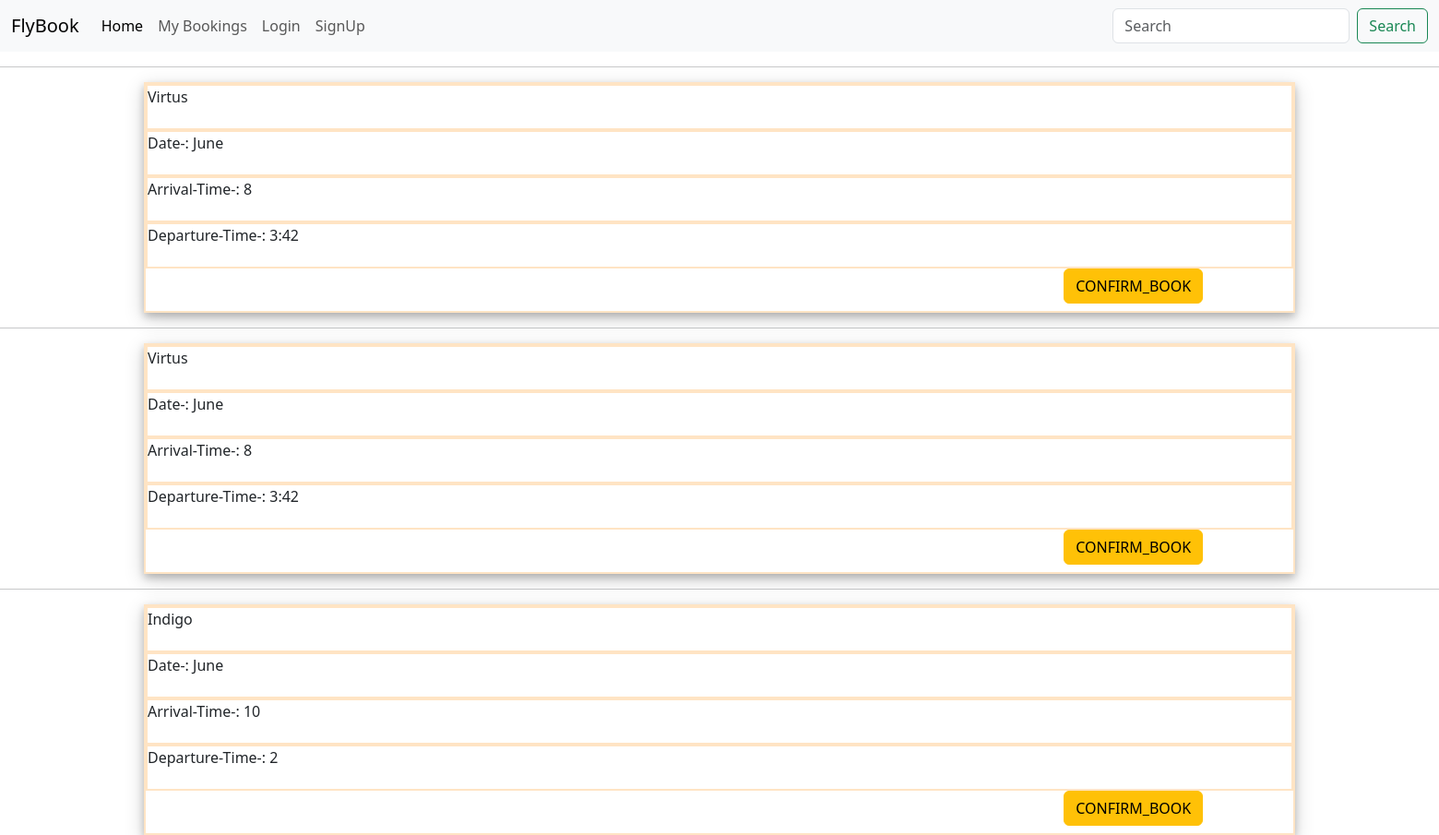
Page /mybook/ on the committed database.
### customers/models.py (models this page shows)
class mybookings_data(models.Model):
    flight_name = models.CharField(max_length=200)
    flight_date = models.CharField(max_length=200)
    flight_time_depart =  models.CharField(max_length=200)
    flight_time_arrival =  models.CharField(max_length=200)

### flight/views.py (the view)
# urls.py: path('mybook/',views.mybook),
def mybook(request):
    dic = mybookings_data.objects.all().values()
    data=[]
    for i in dic:
        data.append(i)
    d = {
        "data":data
    }
    return render(request,"home.html",d)

### templates/home.html (shortened to what this page needs)
<!doctype html>
{%load static%}
<html lang="en">
  <head>
    <link href="{%static "home.css"%}" rel = "stylesheet">
    <link href="https://cdn.jsdelivr.net/npm/bootstrap@5.3.0/dist/css/bootstrap.min.css" rel="stylesheet">
  </head>
  <body>
    <nav class="navbar navbar-expand-lg bg-body-tertiary">
        <div class="container-fluid">
          <a class="navbar-brand" href="/home/">FlyBook</a>
          <div class="collapse navbar-collapse" id="navbarSupportedContent">
            <ul class="navbar-nav me-auto mb-2 mb-lg-0">
              <li class="nav-item">
                <a class="nav-link active" aria-current="page" href="/home/">Home</a>
              </li>
              <li class="nav-item">
                <a class="nav-link" href="/mybook/">My Bookings</a>
              </li>
              <li class="nav-item">
                <a class="nav-link" href="/login/">Login</a>
              </li>
              <li class="nav-item">
                <a class="nav-link" href="/signup/">SignUp</a>
              </li>
            </ul>
            <form class="d-flex" role="search" action="/home/" method="GET">
              <input class="form-control me-2" type="search" placeholder="Search" aria-label="Search" name="search">
              <button class="btn btn-outline-success" type="submit">Search</button>
            </form>
          </div>
        </div>
      </nav>
    {%for p in data%}
        <hr>
        <div class="box">
            <div class="flight_name">{{p.flight_name}}</div>
            <div class="flight_date">Date-: {{p.flight_date}}</div>
            <div class="flight_arrival">Arrival-Time-: {{p.flight_time_arrival}}</div>
            <div class="flight_depart">Departure-Time-: {{p.flight_time_depart}}</div>
            <div class="flight_book">
              <form action="/mybookings/" method="GET">
                <button class="btn btn-warning" type="submit">CONFIRM_BOOK</button>
              </form>
            </div>
        </div>
    {% endfor %}
  </body>
</html>

### static/home.css (style rules this page uses)
.box { width: 80%; height: 250px; box-sizing: border-box; border:2px solid bisque; box-shadow: 0 4px 8px 0 rgba(0, 0, 0, 0.2), 0 6px 20px 0 rgba(0, 0, 0, 0.19); margin-left: 10%; }
.flight_name,.flight_date,.flight_arrival,.flight_depart { width: 100%; height: 50px; box-sizing: border-box; border:2px solid bisque; text-align: justify; }
.flight_book { width: 100%; height: 30px; margin-left: 80%; }

### rows in the picture
mybookings_data: flight_name "Virtus", flight_date "June", flight_time_arrival "8", flight_time_depart "3:42"
mybookings_data: flight_name "Virtus", flight_date "June", flight_time_arrival "8", flight_time_depart "3:42"
mybookings_data: flight_name "Indigo", flight_date "June", flight_time_arrival "10", flight_time_depart "2"
